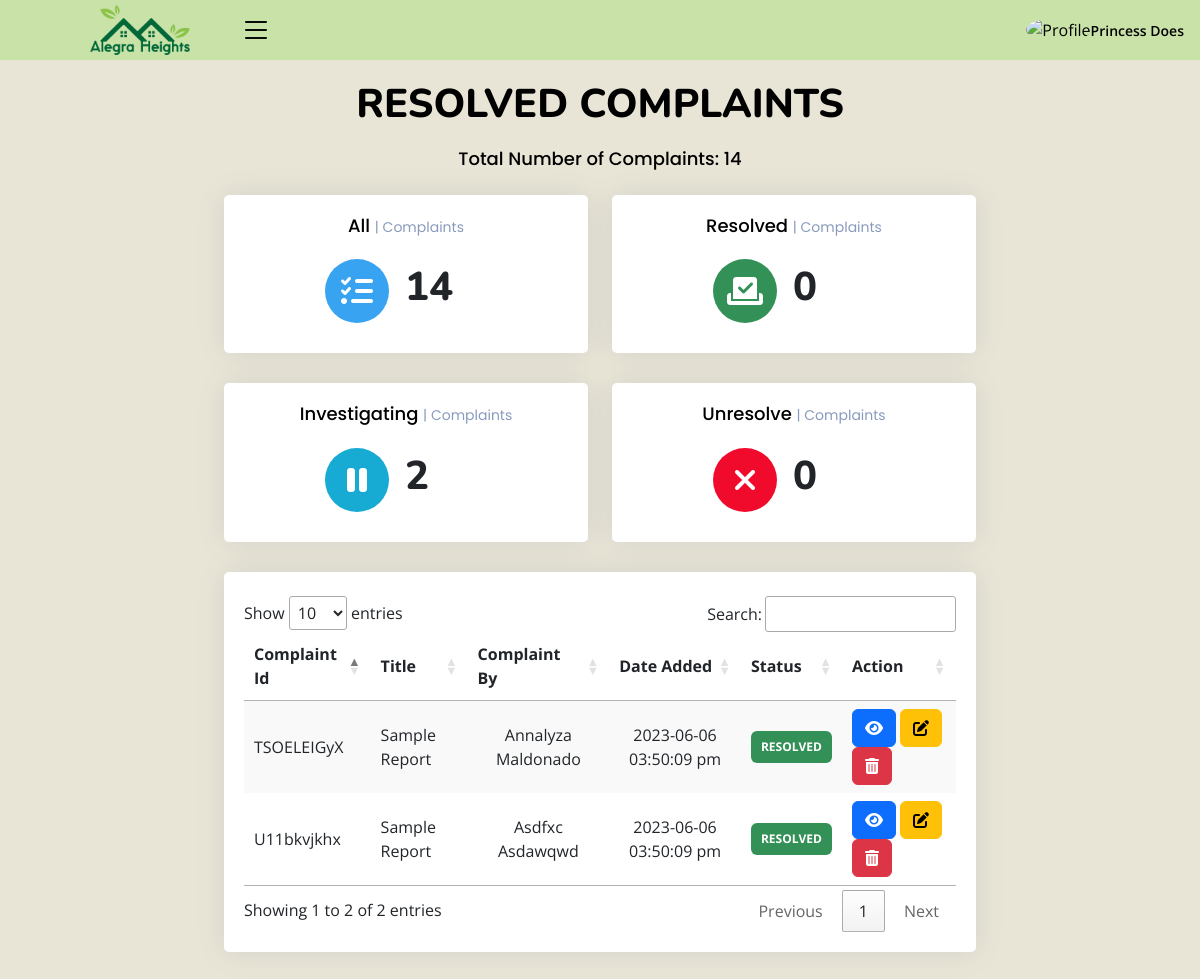
/admin/res_report.php (signed in), run on the app's committed database.
### tables this page shows
CREATE TABLE `report` (
  `id` int(11) NOT NULL,
  `rep_id` varchar(10) NOT NULL,
  `title` varchar(250) NOT NULL,
  `user_id` int(11) NOT NULL,
  `user` varchar(250) NOT NULL,
  `type` varchar(250) NOT NULL,
  `description` text NOT NULL,
  `report_img` varchar(250) NOT NULL,
  `date_added` datetime DEFAULT current_timestamp(),
  `status` varchar(250) NOT NULL DEFAULT '0' COMMENT '0-needs attention\r\n1 - investigating\r\n2-resolved\r\n3-unresolved'
);

### admin/class/adminback.php (called while the page is built, shortened)
<?php
class  adminback
{
    private $connection;
    function __construct()
    {
        $dbhost = "localhost";
        $dbuser = "root";
        $dbpass = "";
        $dbname = "alegra_heights_db";
        $this->connection = mysqli_connect($dbhost, $dbuser, $dbpass, $dbname);
    }
    function display_report_res()
    {
        $query = "SELECT * FROM `report` WHERE `status` = '2'";
        if (mysqli_query($this->connection, $query)) {
            $rpt_info = mysqli_query($this->connection, $query);
            return $rpt_info;
        }
    }
}

### admin/res_report.php (the view, shortened to what this page needs)
<?php
include_once("class/adminback.php");
include_once("class/db.php");
$obj = new adminback();
$report = $obj->display_report_res();
?>
<!DOCTYPE html>
<html lang="en">
<?php include('header.php')?>
    <link rel="stylesheet" href="https://cdn.datatables.net/1.13.4/css/jquery.dataTables.min.css">
    <link rel="stylesheet" href="https://cdn.datatables.net/searchpanes/2.1.2/css/searchPanes.dataTables.min.css">
    <link rel="stylesheet" href="https://cdn.datatables.net/searchpanes/2.1.2/js/dataTables.searchPanes.min.js">
    <body class="toggle-sidebar">
<?php include('headnav.php')?>
  <main id="main" class="main">
  <?php
    $sql = "SELECT * from report";
      if ($result = mysqli_query($conn, $sql)) {
      $rowcount = mysqli_num_rows( $result );
      }
      ?>
    <div class="pagetitle">
      <h1>RESOLVED COMPLAINTS</h1>
      <h5 class="card-title">Total Number of Complaints: <?php echo $rowcount;?> </h5>
    </div>
<section class="section dashboard">
  <div class="row">
  <div style="margin: auto;" class="col-lg-8">
  <div class="row">
  <div style="text-align: center;" class="col-xxl-3 col-md-6">
              <div class="card info-card sales-card">
                <div  class="card-body">
                  <h5 class="card-title">All <span>| Complaints</span></h5>
                  <div style="margin-left: 25%;" class="d-flex align-items-center">
                    <div style="background-color: #38a3f1; color: white; " class="card-icon rounded-circle d-flex align-items-center justify-content-center">
                    <i class="fa-solid fa-list-check"></i>
                    </div>
                    <div class="ps-3">
                    <?php
    $sql = "SELECT * from report";
      if ($result = mysqli_query($conn, $sql)) {
      $rowcount = mysqli_num_rows( $result );
      }
      ?>
                      <h1 style="font-weight: 800;"><?php echo $rowcount ?></h1>
                    </div>
                  </div>
                </div>
              </div>
            </div>
            <div style="text-align: center;" class="col-xxl-3 col-md-6">
              <div class="card info-card sales-card">
                <div  class="card-body">
                  <h5 class="card-title">Resolved <span>| Complaints</span></h5>
                  <div style="margin-left: 25%;" class="d-flex align-items-center">
                    <div style="background-color: rgb(51, 145, 87); color: white; " class="card-icon rounded-circle d-flex align-items-center justify-content-center">
                    <i class="fa-solid fa-check-to-slot"></i>
                    </div>
                    <div class="ps-3">
                    <?php
    $sql = "SELECT * from projects WHERE status = 2";
      if ($result = mysqli_query($conn, $sql)) {
      $rowcount = mysqli_num_rows( $result );
      }
      ?>
                      <h1 style="font-weight: 800;"><?php echo $rowcount ?></h1>
                    </div>
                  </div>
                </div>
              </div>
            </div>
            <div style="text-align: center;" class="col-xxl-3 col-md-6">
              <div class="card info-card sales-card">
                <div  class="card-body">
                  <h5 class="card-title">Investigating <span>| Complaints</span></h5>
                  <div style="margin-left: 25%;" class="d-flex align-items-center">
                    <div style="background-color: rgb(23, 171, 212); color: white; " class="card-icon rounded-circle d-flex align-items-center justify-content-center">
                    <i class="fa-solid fa-pause"></i>
                    </div>
                    <div class="ps-3">
                    <?php
    $sql = "SELECT * from report WHERE status= 1";
      if ($result = mysqli_query($conn, $sql)) {
      $rowcount = mysqli_num_rows( $result );
      }
      ?>
                      <h1 style="font-weight: 800;"><?php echo $rowcount ?></h1>
                    </div>
                  </div>
                </div>
              </div>
            </div>
            <div style="text-align: center;" class="col-xxl-3 col-md-6">
              <div class="card info-card sales-card">
                <div  class="card-body">
                  <h5 class="card-title">Unresolve <span>| Complaints</span></h5>
                  <div style="margin-left: 25%;" class="d-flex align-items-center">
                    <div style="background-color:  rgb(240, 10, 44); color: white; " class="card-icon rounded-circle d-flex align-items-center justify-content-center">
                    <i class="fa-solid fa-xmark"></i>
                    </div>
                    <div class="ps-3">
                    <?php
    $sql = "SELECT * from projects where status = 3";
      if ($result = mysqli_query($conn, $sql)) {
      $rowcount = mysqli_num_rows( $result );
      }
      ?>
                      <h1 style="font-weight: 800;"><?php echo $rowcount?></h1>
                    </div>
                  </div>
                </div>
              </div>
            </div>
</div>
      <div class="card">
        <div class="card-body">
            <br>
          <div class="table-wrapper">
          <table id="example" class="stripe" style="width:100%">
            <thead>
                <th scope="col">Complaint Id</th>
                <th scope="col">Title</th>
                <th scope="col">Complaint By</th>
                <th scope="col">Date Added</th>
                <th scope="col">Status</th>
                <th scope="col">Action</th>
            </thead>
            <tbody>
            <?php
    while ($rep = mysqli_fetch_assoc($report)){
        ?>
                  <tr>
                      <td>
                              <?php echo ucwords($rep['rep_id']) ?>
                      </td>
                      <td>
                         <?php echo ucwords($rep['title']) ?>
                      </td>
                      <td class="text-center">
                      <?php echo ucwords($rep['user']) ?>
                      </td>
                      <td class="text-center">
                      <?php echo  date("Y-m-d h:i:s a",strtotime($rep['date_added'])) ?>
                      </td>
                      <td style=""class="text-center">
                      <?php
                            if($rep['status'] =='0'){
                              echo "<span class='badge' style= 'text-align:center;padding:10px; background-color: #f7ce2b ;'>UNREAD</span>";
                            }elseif($rep['status'] =='1'){
                              echo "<span class='badge' style='padding:10px; background-color:rgb(23, 171, 212);'>INVESTIGATING</span>";
                            }elseif($rep['status'] =='2'){
                              echo "<span class='badge' style='padding:10px; background-color:  rgb(51, 145, 87);'>RESOLVED</span>";
                            }elseif($rep['status'] =='3'){
                              echo "<span class='badge' style='padding:10px; background-color: rgb(240, 10, 44);'>UNRESOLVE</span>";
                            }
                          ?>
                      </td>
                      <td>
                      <a href="view_report.php?status=view&&id=<?php echo $rep['rep_id'] ?>" type="button" class="btn btn-primary"><i class="fa-solid fa-eye"></i></a>
                      <button type="button" data-bs-toggle="modal" data-bs-target="#verticalycentered" class="btn btn-warning"><i class="fa-solid fa-pen-to-square"></i></button>
                      <a href="?status=delete&&id=<?php echo $row['id'] ?>" onclick="return confirm('Are you sure you want to delete this project? NOTE: This action cannot be undone.')"  type="button" class="btn btn-danger"><i class="fa-solid fa-trash-can"></i></button></a>
                      </td>
                      </tr>
<?php
}
  ?>
                </tbody>
          </table>
          </div>
        </div>
</section>
  </main>
</body>
</html>

### admin/assets/css/style.css (style rules this page uses)
:root { scroll-behavior: smooth; }
body { font-family: "Open Sans", sans-serif; background: #E9E5D6; color: #000000; }
a { color: #4154f1; text-decoration: none; }
h1, h2, h3, h4, h5, h6 { font-family: "Nunito", sans-serif; }
#main { margin-top: 60px; padding: 20px 30px; transition: all 0.3s; }
.pagetitle { margin-bottom: 10px; text-align: center; }
.pagetitle h1 { font-size: 40px; margin-bottom: 0; font-weight: 800; color: #000000; }
.card { margin-bottom: 30px; border: none; border-radius: 5px; box-shadow: 0px 0 30px rgba(1, 41, 112, 0.1); }
.card-title { padding: 20px 0 15px 0; font-size: 18px; font-weight: 500; color: #000000; font-family: "Poppins", sans-serif; }
.card-title span { color: #899bbd; font-size: 14px; font-weight: 400; }
.card-body { padding: 0 20px 20px 20px; }
@media (min-width: 1200px) { #main, #footer { margin-left: 300px; } }
@media (min-width: 1200px) { .toggle-sidebar #main, .toggle-sidebar #footer { margin-left: 0; } }
.dashboard .info-card { padding-bottom: 10px; }
.dashboard .card-icon { font-size: 32px; line-height: 0; width: 64px; height: 64px; flex-shrink: 0; flex-grow: 0; }
.dashboard .sales-card .card-icon { color: #4154f1; background: #f6f6fe; }

### data on the page
report: rep "TSOELEIGyX", title "Sample Report", user "Annalyza Maldonado", date_added "2023-06-06 03:50:09 pm", status "RESOLVED"
report: rep "U11bkvjkhx", title "Sample Report", user "Asdfxc Asdawqwd", date_added "2023-06-06 03:50:09 pm", status "RESOLVED"

### other printed values
$_SESSION['name'] "Princess Does"
$rowcount "14"
$rowcount "0"
$rowcount "2"
